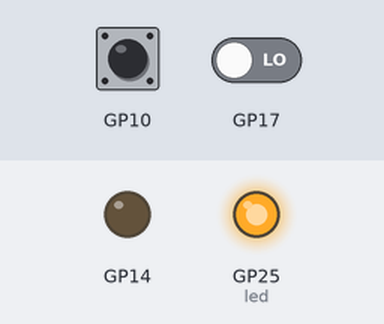
Simulated run of this program. Board: Raspberry Pi Pico running MicroPython. Parts: output pins drawn as LEDs (lit = HIGH). Dashed ring = blinking. Inputs (shaded band) come from the test bench; at power-on: GP10 LOW, GP17 LOW. What the program prints to the serial console is not drawn.

Above: at 1.26 s.
1.3 s: GP10 pulled HIGH for 3.2 s
At 2.8 s:
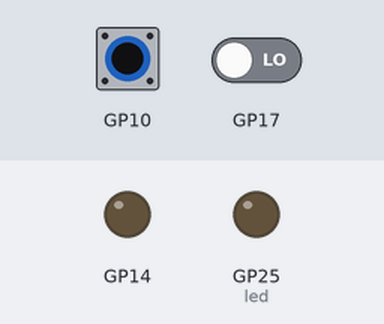
At 3.64 s:
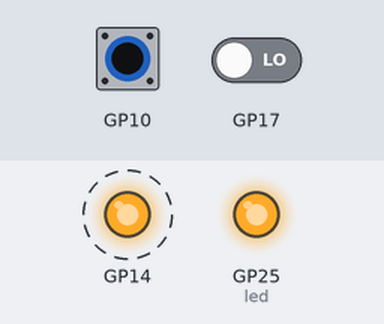
Timing chart, 0 to 12.0 s (numbered marks = the images above; inputs shaded):
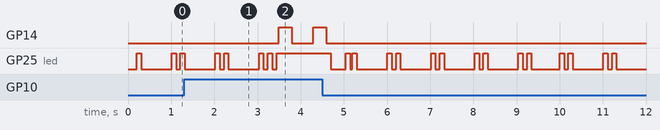

Measured:
- after the input at 1.3 s, GP14: alternates HIGH for 0.30 s and LOW for 0.50 s, 4 changes in all, then stays LOW, starting after 2.2 s

The program:

pico_power_manager.py
```python
"""ACCとPi 5の通知を監視するMicroPython用電源管理。

GP10のHIGHは通知サービス稼働、LOWは状態不明であり、OS停止の証明ではない。
停止が確認できない間はJ2を再操作しない。Pi 5への5V給電は常時維持する。
"""
from machine import Pin
import time

ACC_INPUT_GPIO = 17
PI_J2_BUTTON_CTRL_GPIO = 14
PI_STATUS_INPUT_GPIO = 10
ONBOARD_LED_GPIO = 25

# 既存のHIGH動作リレー用。HW図の吸込み方式ならopen_drain_lowに変更する。
J2_CONTROL_MODE = "active_high"
PULSE_MS = 300
START_PULSE_COUNT = 1
SHUTDOWN_PULSE_COUNT = 2
SHUTDOWN_PULSE_GAP_MS = 500
DEBOUNCE_MS = 100
POLL_MS = 50
BOOT_TIMEOUT_MS = 90_000
SHUTDOWN_TIMEOUT_MS = 90_000
READY_STABLE_MS = 2_000
LED_BLINK_INTERVAL_MS = 500
LED_FAST_BLINK_INTERVAL_MS = 150
STATE_LOG_INTERVAL_MS = 2_000


def ticks_ms():
    """MicroPythonのミリ秒カウンタを取得する。"""
    return time.ticks_ms()


def elapsed_ms(start_ms):
    """カウンタの折返しを考慮した経過時間を取得する。"""
    return time.ticks_diff(ticks_ms(), start_ms)


class J2ButtonPulse:
    """J2に直結せず、外部の接点模擬回路を短時間だけ動作させる。"""

    def __init__(self, gpio, mode=J2_CONTROL_MODE):
        """出力開始と同時に非動作レベルを設定し、起動時の誤押下を防ぐ。"""
        if mode == "active_high":
            self.active, self.released = 1, 0
            pin_mode = Pin.OUT
        elif mode == "open_drain_low":
            self.active, self.released = 0, 1
            pin_mode = Pin.OPEN_DRAIN
        else:
            raise ValueError("J2_CONTROL_MODEが不正です")
        self.pin = Pin(gpio, pin_mode, value=self.released)

    def release(self):
        """HIGH動作回路ではLOW、吸込み回路ではHi-Zにして接点を開放する。"""
        self.pin.value(self.released)

    def pulse(self, pulse_ms=PULSE_MS):
        """例外やCtrl+Cの場合も接点を開放し、押しっぱなしを避ける。"""
        try:
            self.pin.value(self.active)
            time.sleep_ms(pulse_ms)
        finally:
            self.release()


class DebouncedInput:
    """初回を含め、100ms安定した値だけを採用する。未確定はNone。"""

    def __init__(self, gpio, pull=None):
        """入力を準備するが、起動直後の生値では操作を許可しない。"""
        self.pin = Pin(gpio, Pin.IN, pull) if pull is not None else Pin(gpio, Pin.IN)
        self._stable = None
        self._last_raw = self.pin.value()
        self._changed_at = ticks_ms()

    def value(self):
        """変化した候補値が一定時間継続したら安定値を更新する。"""
        raw = self.pin.value()
        if raw != self._last_raw:
            self._last_raw = raw
            self._changed_at = ticks_ms()
        if elapsed_ms(self._changed_at) >= DEBOUNCE_MS:
            self._stable = raw
        return self._stable

    def raw_value(self):
        """診断用に入力の生値を返す。"""
        return self.pin.value()


class PicoPowerManager:
    """操作中の状態を保持し、ACC変化だけでは操作を再許可しない。"""

    def __init__(self):
        """出力を先に開放し、停止を仮定せずUNKNOWNから開始する。"""
        self.j2_button_line = J2ButtonPulse(PI_J2_BUTTON_CTRL_GPIO)
        self.acc = DebouncedInput(ACC_INPUT_GPIO, Pin.PULL_DOWN)
        self.pi_status = DebouncedInput(PI_STATUS_INPUT_GPIO, Pin.PULL_DOWN)
        self.led = Pin(ONBOARD_LED_GPIO, Pin.OUT, value=0)
        self.state = "UNKNOWN"
        self.fault_message = None
        self._state_since = ticks_ms()
        self._ready_since = None
        self._last_log_ms = ticks_ms()
        print("Pico電源管理開始: LOWは停止未確認 / J2方式=" + J2_CONTROL_MODE)

    def _transition(self, state, message=None):
        """状態変更を記録し、状態ごとの待ち時間をリセットする。"""
        if self.state != state:
            print("電源状態:", self.state, "->", state, message or "")
            self._state_since = ticks_ms()
        self.state = state
        self.fault_message = message

    def _ready(self, status):
        """入力HIGHが連続2秒安定したことを確認する。OS全体の正常性ではない。"""
        if status != 1 or self.pi_status.raw_value() != 1:
            self._ready_since = None
            return False
        if self._ready_since is None:
            self._ready_since = ticks_ms()
        return elapsed_ms(self._ready_since) >= READY_STABLE_MS

    def confirm_stopped(self):
        """保守者がOS停止を別途確認した場合だけ、起動を1回許可する。

        GPIO LOWやタイムアウトから本関数を自動呼出ししてはならない。
        停止中のPiが人手などで再起動された場合、この許可は無効になる。
        """
        if self.state not in ("UNKNOWN", "HALT_UNCONFIRMED", "FAULT"):
            raise RuntimeError("操作中または稼働中は停止確認を受け付けません")
        if self.pi_status.value() != 0 or self.pi_status.raw_value() != 0:
            raise RuntimeError("状態入力が安定したLOWではありません")
        self._transition("STOPPED_CONFIRMED")

    def send_j2_pulses(self, count, label):
        """1回の操作を完了させる。ACC変化で同じ操作を再発行しない。"""
        try:
            for index in range(count):
                print(label, "J2", index + 1, "/", count)
                self.j2_button_line.pulse()
                if index + 1 < count:
                    time.sleep_ms(SHUTDOWN_PULSE_GAP_MS)
        finally:
            self.j2_button_line.release()

    def request_start(self):
        """停止の明示確認とACC ONがそろった場合だけ起動パルスを送る。"""
        if (self.state != "STOPPED_CONFIRMED" or self.acc.value() != 1
                or self.acc.raw_value() != 1 or self.pi_status.raw_value() != 0):
            return False
        # 操作前に許可を消費し、例外時にも重複した押下を防ぐ。
        self._transition("BOOTING")
        self.send_j2_pulses(START_PULSE_COUNT, "起動")
        return True

    def request_shutdown(self):
        """サービス稼働確認中にACC OFFが安定した場合だけ停止要求を送る。"""
        if (self.state != "RUNNING" or self.acc.value() != 0
                or self.acc.raw_value() != 0 or self.pi_status.raw_value() != 1):
            return False
        self._transition("STOPPING")
        self.send_j2_pulses(SHUTDOWN_PULSE_COUNT, "停止要求")
        return True

    def step(self):
        """1監視周期を実行する。待機中もACC・LED・ログを更新する。"""
        acc, status = self.acc.value(), self.pi_status.value()
        ready = self._ready(status)
        if acc is None or status is None:
            return
        if self.state == "UNKNOWN":
            if ready:
                self._transition("RUNNING")
        elif self.state == "RUNNING":
            if status == 0:
                self._transition("UNKNOWN", "通知喪失。OS停止とは判定しません")
            elif acc == 0:
                self.request_shutdown()
        elif self.state == "STOPPED_CONFIRMED":
            # HIGHの生値でも保守許可を失効させ、起動途中への押下を防ぐ。
            if self.pi_status.raw_value() != 0:
                self._transition("UNKNOWN")
            elif acc == 1:
                self.request_start()
        elif self.state == "BOOTING":
            if ready:
                self._transition("RUNNING")
            elif elapsed_ms(self._state_since) >= BOOT_TIMEOUT_MS:
                self._transition("FAULT", "起動通知タイムアウト。再押下しません")
        elif self.state == "STOPPING":
            if status == 0:
                self._transition("HALT_UNCONFIRMED", "通知解除。OS停止完了は未確認です")
            elif elapsed_ms(self._state_since) >= SHUTDOWN_TIMEOUT_MS:
                self._transition("FAULT", "停止要求後の通知解除タイムアウト")
        # HALT_UNCONFIRMEDとFAULTはACC変化/HIGH回復でも解除しない。
        self._heartbeat(acc)
        self._log_state_if_needed()

    def run(self):
        """終了・異常時に接点を必ず開放して監視を終える。"""
        try:
            while True:
                self.step()
                time.sleep_ms(POLL_MS)
        except BaseException:
            self._transition("FAULT", "監視中断。実機状態の確認が必要です")
            raise
        finally:
            try:
                self.j2_button_line.release()
            finally:
                self.led.value(0)

    def _heartbeat(self, acc):
        """状態未確認を停止と区別してLEDに表示する。"""
        now = ticks_ms()
        if self.state in ("FAULT", "HALT_UNCONFIRMED", "UNKNOWN"):
            phase = now % 1000
            on = phase < 100 or 200 <= phase < 300
        elif self.state == "RUNNING":
            on = True
        elif self.state == "STOPPING":
            on = (now // LED_FAST_BLINK_INTERVAL_MS) % 2 == 0
        elif self.state == "BOOTING" or acc == 1:
            on = (now // LED_BLINK_INTERVAL_MS) % 2 == 0
        else:
            on = False
        self.led.value(int(on))

    def _log_state_if_needed(self):
        """USBシリアルへ2秒ごとに入力・操作状態・未確認理由を出力する。"""
        if elapsed_ms(self._last_log_ms) >= STATE_LOG_INTERVAL_MS:
            self._last_log_ms = ticks_ms()
            print("状態:", self.state, "ACC:", self.acc.value(),
                  "通知:", self.pi_status.value(), "詳細:", self.fault_message)


def main():
    """Pico上の常駐処理を開始する。インポート時にはGPIOを操作しない。"""
    PicoPowerManager().run()


if __name__ == "__main__":
    main()
```
